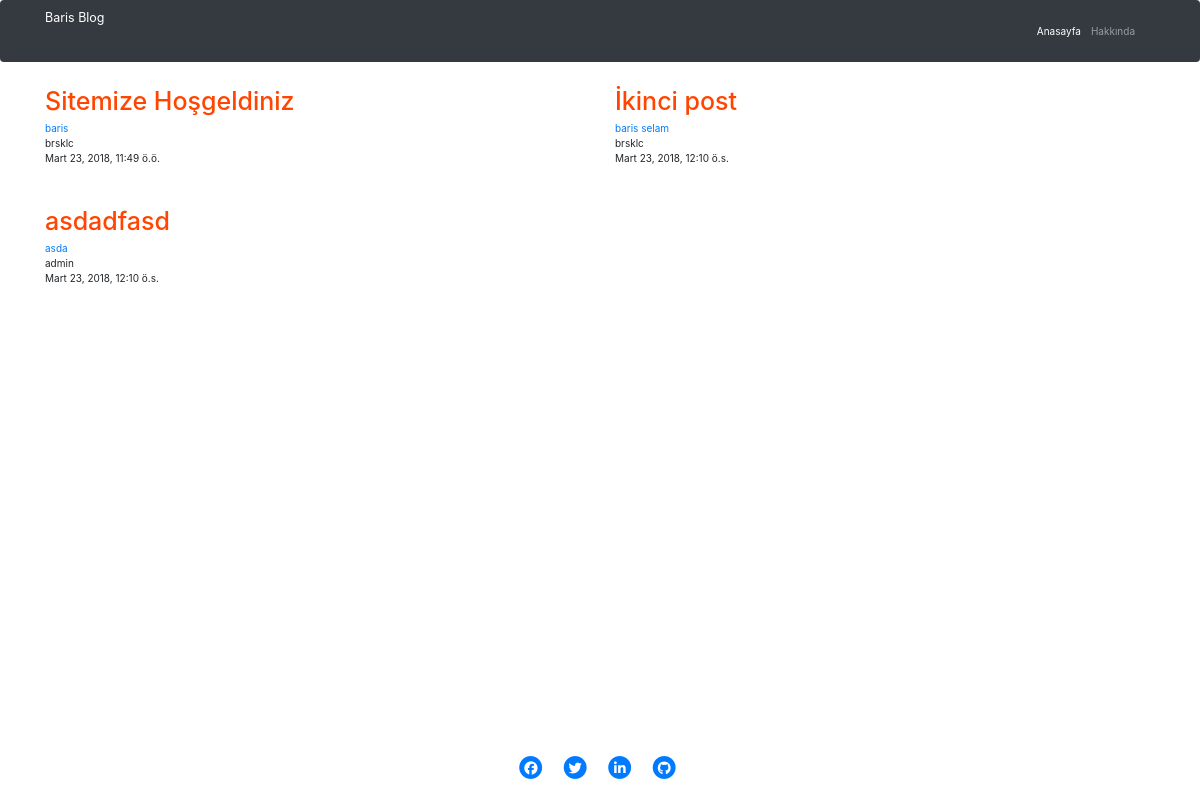
The page / on the database its author committed.
### blog/models.py (models this page shows, shortened)
class Post(models.Model):
    author = models.ForeignKey('auth.User', on_delete=models.CASCADE)
    title = models.CharField(max_length=200)
    text = models.TextField()
    created_date = models.DateTimeField(
            default=timezone.now)
    published_date = models.DateTimeField(
            blank=True, null=True)
    tags = models.ManyToManyField('blog.Tag')

class Tag(models.Model):
    name = models.CharField(max_length=50, null=False, blank=False)

### blog/views.py (the view)
# urls.py: url(r'^$', views.post_list, name='post_list'),
def post_list(request):
    posts = Post.objects.filter(published_date__lte=datetime.now()).order_by('published_date')
    return render(request, 'blog/post_list.html', {'posts':posts})

### blog/templates/blog/post_list.html (shortened to what this page needs)
{% extends 'blog/base.html' %}
{% block content %}
    <nav class="navbar navbar-expand-lg navbar-dark bg-dark fixed-top">
      <div class="container">
        <a class="navbar-brand" href="{% url 'post_list' %}">Baris Blog</a>
        <div class="collapse navbar-collapse" id="navbarResponsive">
          <ul class="navbar-nav ml-auto">
            <li class="nav-item active">
              <a class="nav-link" href="{url 'post_list' %}">Anasayfa
              </a>
            </li>
            <li class="nav-item">
              <a class="nav-link" href="{% url 'about' %}">Hakkında</a>
            </li>
          </ul>
        </div>
      </div>
    </nav>
    <div class="container">
      <div class="row">
          {% for post in posts %}
            <div class="col-lg-6 col-md-6 ">
                <a href="{% url 'post_content' post_id=post.id%}"><h1 class="mt-5">{{ post.title }}</h1></a>
                {% for tag in post.tags.all %}
                    <a href="{% url 'tags' tags_id=tag.id %}">{{ tag.name }}</a>
                    {% endfor %}
              <ul class="list-unstyled">
                <li>{{ post.author }}</li>
                <li>{{ post.published_date }}</li>
              </ul>
            </div>
        {% endfor %}
      </div>
</div>
    <div>
    <footer>
        <ul class="list-inline list-social-icons mb-0 text-center">
                <li class="list-inline-item">
                  <a href="https://www.facebook.com/profile.php?id=100006635071494">
                    <span class="fa-stack fa-lg">
                      <i class="fa fa-circle fa-stack-2x"></i>
                      <i class="fa fa-facebook fa-stack-1x fa-inverse"></i>
                    </span>
                  </a>
                </li>
                <li class="list-inline-item">
                  <a href="#">
                    <span class="fa-stack fa-lg">
                      <i class="fa fa-circle fa-stack-2x"></i>
                      <i class="fa fa-twitter fa-stack-1x fa-inverse"></i>
                    </span>
                  </a>
                </li>
                <li class="list-inline-item">
                  <a href="#">
                    <span class="fa-stack fa-lg">
                      <i class="fa fa-circle fa-stack-2x"></i>
                      <i class="fa fa-linkedin fa-stack-1x fa-inverse"></i>
                    </span>
                  </a>
                </li>
                <li class="list-inline-item">
                  <a href="https://github.com/brsklc">
                    <span class="fa-stack fa-lg">
                      <p class="fa fa-circle fa-stack-2x"></p>
                      <i class="fa fa-github fa-stack-1x fa-inverse"></i>
                    </span>
                  </a>
                </li>
              </ul>
    </footer>
</div>
{% endblock %}

### blog/templates/blog/base.html (shortened to what this page needs)
{% load static %}
<html lang="en">
<head>
    <link rel="stylesheet" href="{% static 'blog.css' %}">
    <link href="//maxcdn.bootstrapcdn.com/bootstrap/3.3.0/css/bootstrap.min.css" rel="stylesheet" id="bootstrap-css">
    <link rel="stylesheet" href="http://fontawesome.io/assets/font-awesome/css/font-awesome.css">
    <link href="//maxcdn.bootstrapcdn.com/bootstrap/3.3.0/css/bootstrap.min.css" rel="stylesheet" id="bootstrap-css">
    <link rel="stylesheet" href="{% static 'blog.css' %}">
    <link rel="stylesheet" href="https://maxcdn.bootstrapcdn.com/bootstrap/4.0.0/css/bootstrap.min.css">
    <link href="https://maxcdn.bootstrapcdn.com/font-awesome/4.7.0/css/font-awesome.min.css" rel="stylesheet">
  </head>
  <body waid71fa0d88-5390-4b5b-a2f4-e45fa93d85e2="SA password protect entry checker">
   {% block content %}
   {% endblock %}
</body>
</html>

### blog/static/blog.css (style rules this page uses)
body { padding-top: 54px; }
@media (min-width: 992px) { body { padding-top: 56px; } }
footer { position: fixed; bottom: 0px; left: 0px; width: 100%; height: 50px; padding: 5px; background-color: transparent; }
a h1 { color: orangered; }
body { background: #fafafa; }
* { margin: 0; padding: 0; -webkit-box-sizing: border-box; -moz-box-sizing: border-box; box-sizing: border-box; }
a { color: #03658c; text-decoration: none; }
ul { list-style-type: none; }
body { font-family: 'Roboto', Arial, Helvetica, Sans-serif, Verdana; background: #dee1e3; }

### rows shown on the page
Post: title "Sitemize Hoşgeldiniz", author "brsklc", published_date "Mart 23, 2018, 11:49 ö.ö."
Tag: name "baris"
Post: title "İkinci post", author "brsklc", published_date "Mart 23, 2018, 12:10 ö.s."
Tag: name "selam"
Post: title "asdadfasd", author "admin", published_date "Mart 23, 2018, 12:10 ö.s."
Tag: name "asda"
